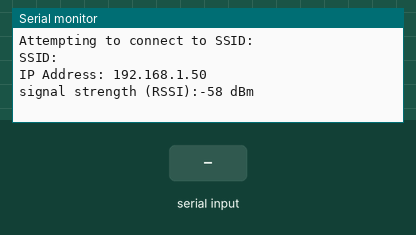
Simulated run of this sketch. Board: Arduino MKR. Parts: the last lines printed to the serial monitor. Inputs (shaded band) come from the test bench. WiFi joins after 1.5 s; servers stay silent unless stated; not simulated (calls return 0 or success): arduino_secrets.h. At 17.5 s the program stops and its outputs stay as they are.

Above: at 12.7 s.
12.8 s: "C" received over Serial
At 14.2 s:
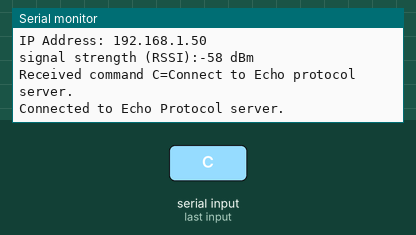
14.5 s: "R" received over Serial
At 15.5 s:
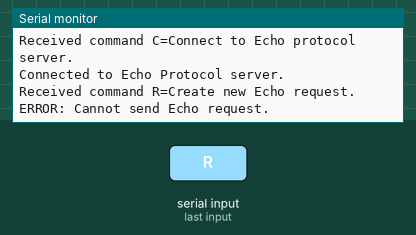
16.0 s: "W" received over Serial
At 16.6 s:
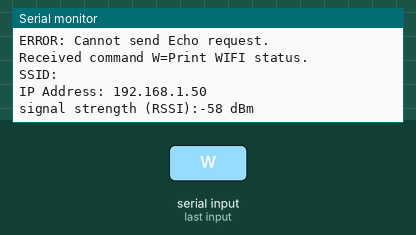
17.5 s: "Q" received over Serial
At 18.7 s:
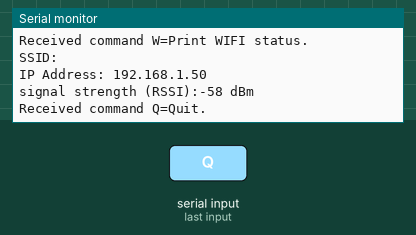

The sketch:

ArduinoEchoProtocolClient.ino
```cpp
#include <SPI.h>
#include <WiFi101.h>
#include "arduino_secrets.h"
///////please enter your sensitive data in the Secret tab/arduino_secrets.h
char ssid[] = SECRET_SSID; // your network SSID (name)
char pass[] = SECRET_PASS;

IPAddress ECHO_SERVER_ADDRESS(192, 168, 4, 20); // Echo Protocol Server
#define ECHO_SERVER_PORT 8888
char data;
int status = WL_IDLE_STATUS;

// Initialize the client library
WiFiClient client;

void setup()
{
  Serial.begin(9600);
  connectToWifi();
}

void loop()
{
  if (Serial.available() > 0)
  {
    data = Serial.read();
    /*Valid commands from the serial will be:
    W: Show Wifi status;
    C: Connect to Echo Server;
    R: Send request to Echo Server
    Q: Quit*/
    executeCommandFromSerial(data);
    Serial.println();
  }
  readDataFromEchoServer();
}

void connectToWifi()
{
  // check if the WiFi module works
  if (WiFi.status() == WL_NO_SHIELD)
  {
    Serial.println("WiFi shield not present");
    // don't continue:
    while (true)
      ;
  }

  // attempt to connect to WiFi network:
  while (status != WL_CONNECTED)
  {
    digitalWrite(LED_BUILTIN, HIGH);
    Serial.print("Attempting to connect to SSID: ");
    Serial.println(ssid);
    // Connect to WPA/WPA2 network. Change this line if using open or WEP network:
    status = WiFi.begin(ssid, pass);

    // wait 10 seconds for connection:
    delay(10000);
    digitalWrite(LED_BUILTIN, LOW);
  }

  // you're connected now, so print out the status:
  printWiFiStatus();
}

void connectToEchoProtocolServer()
{
  if (client.connect(ECHO_SERVER_ADDRESS, ECHO_SERVER_PORT))
  {
    Serial.println("Connected to Echo Protocol server.");
  }
  else
  {
    Serial.println("Could not connect to Echo Protocol server.");
  }
}

void stopEchoServerConnection()
{
  if (client.connected())
  {
    client.stop();
  }
}
void sendEchoRequest()
{
  if (client.connected())
  {
    Serial.println("Sending message HELLO ARDUINO HERE ");
    client.print("HELLO ARDUINO HERE");
  }
  else
  {
    Serial.println("ERROR: Cannot send Echo request.");
  }
}

void readDataFromEchoServer()
{
  if (client.available())
  {
    char c = client.read();
    Serial.print("Received character from server: ");
    Serial.println(c);
  }
}

void executeCommandFromSerial(char data)
{
  switch (data)
  {
  case 'C':
    //C: Connect to Echo Server;
    Serial.println("Received command C=Connect to Echo protocol server.");
    connectToEchoProtocolServer();
    break;
  case 'R':
    //R: Send request to Echo server;
    Serial.println("Received command R=Create new Echo request.");
    sendEchoRequest();
    break;
  case 'W':
    //W: Show Wifi status;
    Serial.println("Received command W=Print WIFI status.");
    printWiFiStatus();
    break;
  case 'Q':
    //Q: Quit*/
    Serial.println("Received command Q=Quit.");
    // do nothing forevermore:
    stopEchoServerConnection();
    for (;;)
      ;
    break;
  default:
  {
  }
  }
}

void printWiFiStatus()
{
  // print the SSID of the network you're attached to:
  Serial.print("SSID: ");
  Serial.println(WiFi.SSID());

  // print your WiFi shield's IP address:
  IPAddress ip = WiFi.localIP();
  Serial.print("IP Address: ");
  Serial.println(ip);

  // print the received signal strength:
  long rssi = WiFi.RSSI();
  Serial.print("signal strength (RSSI):");
  Serial.print(rssi);
  Serial.println(" dBm");
}
```

Measured:
- after the input at 12.8 s, the serial monitor: prints a new line at once (image 1)
- after the input at 14.5 s, the serial monitor: prints a new line at once (image 2)
- after the input at 16.0 s, the serial monitor: prints a new line at once (image 3)
- after the input at 17.5 s, the serial monitor: prints a new line at once (image 4)
